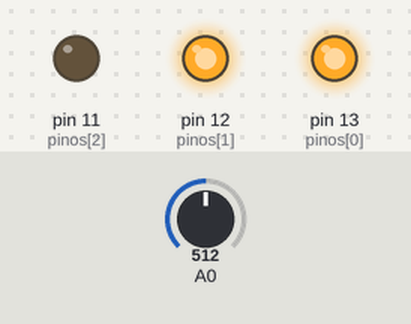
Simulated run of this sketch. Board: Arduino Uno, built with avr-gcc and run on an emulated ATmega328P. Shown: output pins drawn as LEDs (lit = HIGH). The test bench sets the inputs (shaded band); at power-on: A0 = 512.

Above: at 1.8 s.
1.9 s: A0 set to 693
3.4 s: A0 set to 716
At 5.2 s:
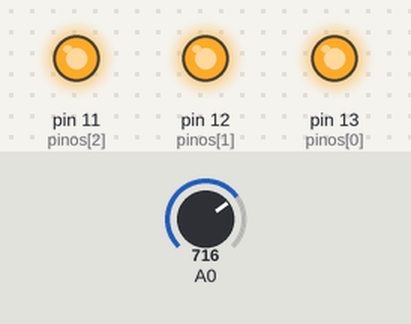
5.5 s: A0 set to 306
At 6.7 s:
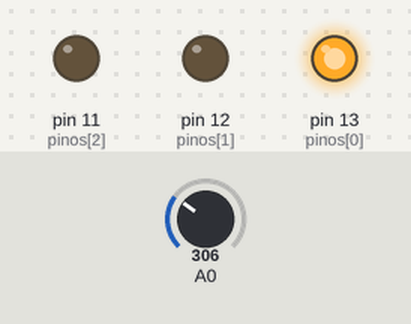
7.5 s: A0 set to 108
9.2 s: A0 set to 94
At 11.0 s:
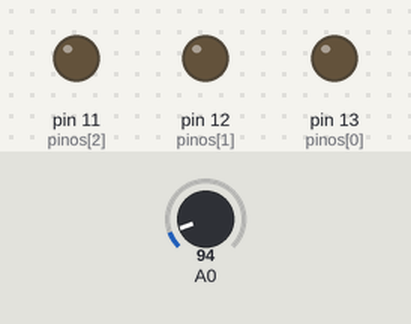
11.5 s: A0 set to 110
At 12.5 s:
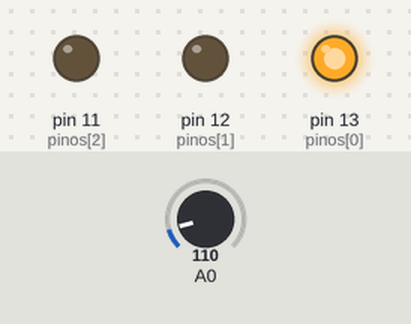
Timing chart, 0 to 14.5 s (numbered marks = the images above; inputs shaded):
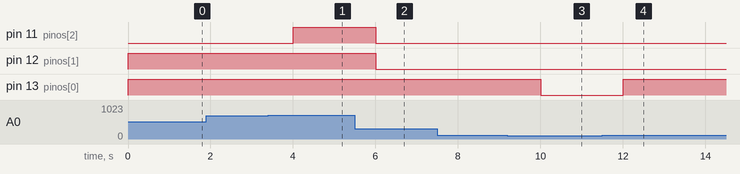

Measured:
- the behaviour switches between 700 and 701 on A0 (found by bisection; images 0 and 1)
- the behaviour switches between 101 and 100 on A0 (found by bisection; images 2 and 3)
- after the input at 1.9 s, every drawn part: stays the same
- after the input at 3.4 s, pin 11 (pinos[2]): LOW → HIGH after 0.60 s
- after the input at 5.5 s, pin 11 (pinos[2]), pin 12 (pinos[1]): HIGH → LOW after 0.50 s
- after the input at 7.5 s, every drawn part: stays the same
- after the input at 9.2 s, pin 13 (pinos[0]): HIGH → LOW after 0.80 s
- after the input at 11.5 s, pin 13 (pinos[0]): LOW → HIGH after 0.50 s

The sketch:

analog_e_luminosidade.ino
```cpp
int pinos[3] = {13,12,11};
int pinLED;
float valorLDR;

float min = 100;
float max = 1000;
float luminosidade;

void setup() {
  for (pinLED = 0; pinLED < 3; pinLED++) {
    pinMode(pinos[pinLED], OUTPUT);
  }
  pinMode(A0, INPUT);
}

void loop() {
  valorLDR = analogRead(A0);
  luminosidade = (valorLDR - min) / (max - min) * 3;
  for(pinLED = 0; pinLED < 3; pinLED++) {
    if(pinLED < luminosidade) {
      digitalWrite(pinos[pinLED], HIGH);
    } else {
      digitalWrite(pinos[pinLED], LOW);
    }
  }
  delay(1000);
}
```
